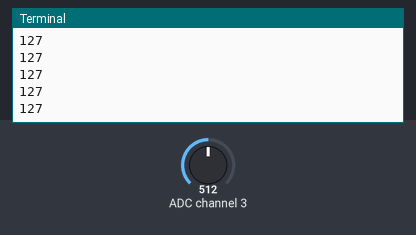
A program run on a simulated Raspberry Pi (BCM pin numbers). On the bench: the last lines printed to the terminal. The test bench sets the inputs (shaded band); at power-on: ADC channel 3 = 512 (analog values on the 0–1023 scale).

Above: at 1.2 s.
1.3 s: ADC channel 3 set to 716
At 1.41 s:
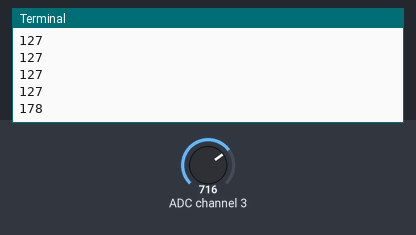
2.8 s: ADC channel 3 set to 900
At 2.82 s:
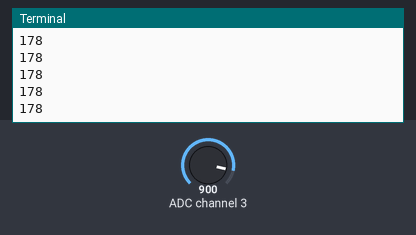
Timing chart, 0 to 5.8 s (numbered marks = the images above; inputs shaded):
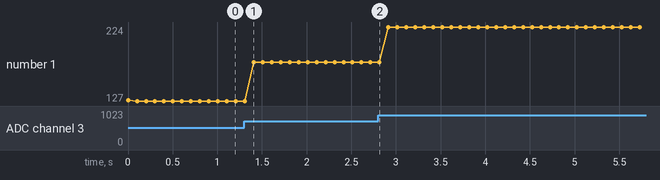

The program:

pins.py
```python
import RPi.GPIO as GPIO
import smbus

import time

address = 0x48

bus = smbus.SMBus(1)
A0 = 0x43

while True:
    try:
        bus.write_byte(address,A0)

        value = bus.read_byte(address)

        print(value)

        time.sleep(0.1)
    except:
        print("Need to interface")
```

Measured:
- after the input at 1.3 s, the terminal: prints a new line after 0.11 s (image 1)
- plotted number 1: 127 → 178 after the input at 1.3 s, 178 → 224 after the input at 2.8 s
